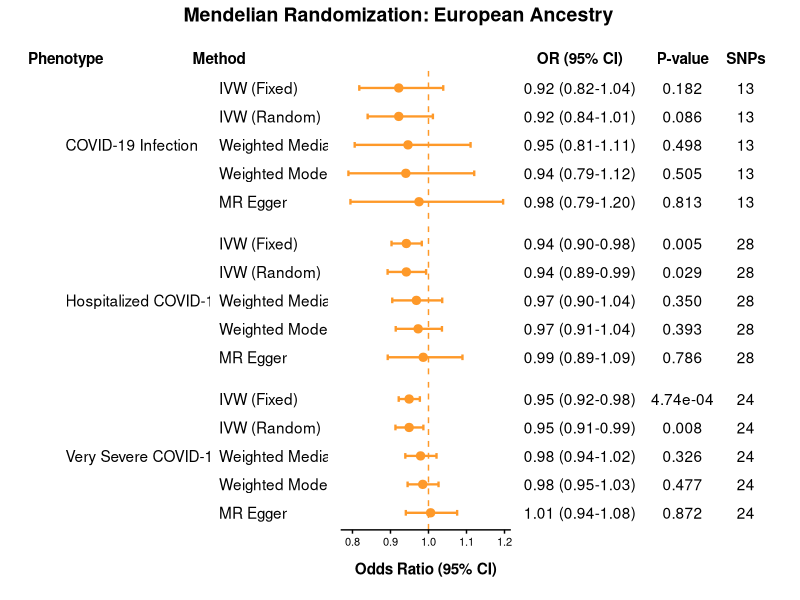

Recreate this plot in R.
library(ggplot2)
library(dplyr)
library(patchwork)

data_euro <- data.frame(
  Phenotype = factor(rep(c("COVID-19 Infection", "Hospitalized COVID-19", "Very Severe COVID-19"), each = 5),
                     levels = c("COVID-19 Infection", "Hospitalized COVID-19", "Very Severe COVID-19")),
  
  Method = factor(rep(c("MR Egger", "Weighted Median", "IVW (Fixed)", "IVW (Random)", "Weighted Mode"), 3),
                  levels = rev(c("IVW (Fixed)", "IVW (Random)", "Weighted Median", "Weighted Mode", "MR Egger"))),
  
  OR = c(
    # C2 - COVID-19 Infection (13 SNPs)
    0.9750433594, 0.946078866, 0.9217779187, 0.9217779187, 0.940398275,
    # B2 - Hospitalized COVID-19 (28 SNPs)
    0.9861703958, 0.9681659895, 0.9417101058, 0.9417101058, 0.972723204,
    # A2 - Very Severe COVID-19 (24 SNPs)
    1.005610474, 0.9792187756, 0.9490921311, 0.9490921311, 0.9848935296
  ),
  
  CI_lower = c(
    # C2
    0.7946704998, 0.8058418744, 0.8179150207, 0.8399098997, 0.7893471651,
    # B2
    0.8927291178, 0.9046653489, 0.9027239012, 0.8924227957, 0.9138048761,
    # A2
    0.940366061, 0.9390383068, 0.9216872312, 0.9130532192, 0.9450356305
  ),
  
  CI_upper = c(
    # C2
    1.196356922, 1.110720663, 1.038829842, 1.011625809, 1.120354839,
    # B2
    1.089392101, 1.036123893, 0.9823800191, 0.9937194878, 1.03544034,
    # A2
    1.07538167, 1.021118525, 0.977311872, 0.9865535266, 1.026432479
  ),
  
  p_val = c(
    # C2
    0.8131085418, 0.4983081879, 0.1817391725, 0.08608489018, 0.5046093804,
    # B2
    0.7861000248, 0.3499369469, 0.005367849609, 0.02854528564, 0.3932990152,
    # A2
    0.8716397588, 0.3259147569, 0.0004737258267, 0.008158891714, 0.4774528386
  ),
  
  SNPs = c(rep(13, 5), rep(28, 5), rep(24, 5))
)

table_data <- data_euro %>%
  mutate(
    OR_CI = sprintf("%.2f (%.2f-%.2f)", OR, CI_lower, CI_upper),
    P = ifelse(p_val < 0.001,
               sprintf("%.2e", p_val),
               sprintf("%.3f", p_val))
  )

pheno_labels <- table_data %>%
  group_by(Phenotype) %>%
  summarize(MidPoint = levels(Method)[3])

shared_theme <- theme_minimal() +
  theme(
    text = element_text(color = "black", face = "plain"),
    axis.text = element_text(color = "black", face = "plain"),
    panel.grid = element_blank(),
    strip.text = element_blank(),
    plot.margin = margin(t = 10, r = 2, b = 10, l = 2)
  )

p_pheno <- ggplot(table_data, aes(y = Method)) +
  geom_text(data = pheno_labels, aes(y = MidPoint, x = 0.25, label = Phenotype), hjust = 0) +
  facet_grid(Phenotype ~ ., scales = "free_y", space = "free_y") +
  scale_x_continuous(limits = c(0, 1), breaks = 0.25, labels = "Phenotype", position = "top") +
  labs(x = NULL, y = NULL) +
  shared_theme +
  theme(axis.text.x = element_text(face = "bold", size = 11),
        axis.text.y = element_blank(),
        plot.margin = margin(t = 10, r = 0, b = 10, l = 0))

p_method <- ggplot(table_data, aes(y = Method)) +
  geom_text(aes(x = 0, label = as.character(Method)), hjust = 0) +
  facet_grid(Phenotype ~ ., scales = "free_y", space = "free_y") +
  scale_x_continuous(limits = c(0, 1), breaks = 0, labels = "Method", position = "top") +
  labs(x = NULL, y = NULL) +
  shared_theme +
  theme(axis.text.x = element_text(face = "bold", size = 11),
        axis.text.y = element_blank(),
        plot.margin = margin(t = 10, r = 5, b = 10, l = 0))

p_forest <- ggplot(table_data, aes(x = OR, y = Method)) +
  geom_vline(xintercept = 1, linetype = "dashed", color = "#FE9929") +
  geom_errorbarh(aes(xmin = CI_lower, xmax = CI_upper, color = Phenotype), height = 0.2, linewidth = 0.8) +
  geom_point(aes(color = Phenotype), size = 2.5) +
  facet_grid(Phenotype ~ ., scales = "free_y", space = "free_y") +
  scale_color_manual(values = c(
    "COVID-19 Infection"     = "#FE9929",
    "Hospitalized COVID-19"  = "#FE9929",
    "Very Severe COVID-19"   = "#FE9929"
  )) +
  scale_x_continuous(position = "bottom", breaks = seq(0.6, 1.5, by = 0.1)) +
  labs(x = "Odds Ratio (95% CI)", y = NULL) +
  shared_theme +
  theme(
    axis.text.y = element_blank(),
    axis.text.x = element_text(size = 8),
    axis.ticks.x = element_line(color = "black"),
    axis.line.x = element_line(color = "black"),
    axis.title.x = element_text(face = "bold", size = 11, margin = margin(t = 10)),
    legend.position = "none"
  )

p_table <- ggplot(table_data, aes(y = Method)) +
  geom_text(aes(x = 0, label = OR_CI), hjust = 0.5) +
  geom_text(aes(x = 1.3, label = P), hjust = 0.5) +
  geom_text(aes(x = 2.1, label = SNPs), hjust = 0.5) +
  facet_grid(Phenotype ~ ., scales = "free_y", space = "free_y") +
  scale_x_continuous(breaks = c(0, 1.3, 2.1),
                     labels = c("OR (95% CI)", "P-value", "SNPs"),
                     limits = c(-0.6, 2.5), position = "top") +
  labs(x = NULL, y = NULL) +
  shared_theme +
  theme(axis.text.y = element_blank(),
        axis.text.x = element_text(face = "bold", size = 11))

final_figure <- p_pheno + p_method + p_forest + p_table +
  plot_layout(widths = c(1.4, 0.8, 1.2, 1.9)) +
  plot_annotation(
    title = "Mendelian Randomization: European Ancestry",
    theme = theme(plot.title = element_text(size = 14, face = "bold", hjust = 0.5))
  )

print(final_figure)
